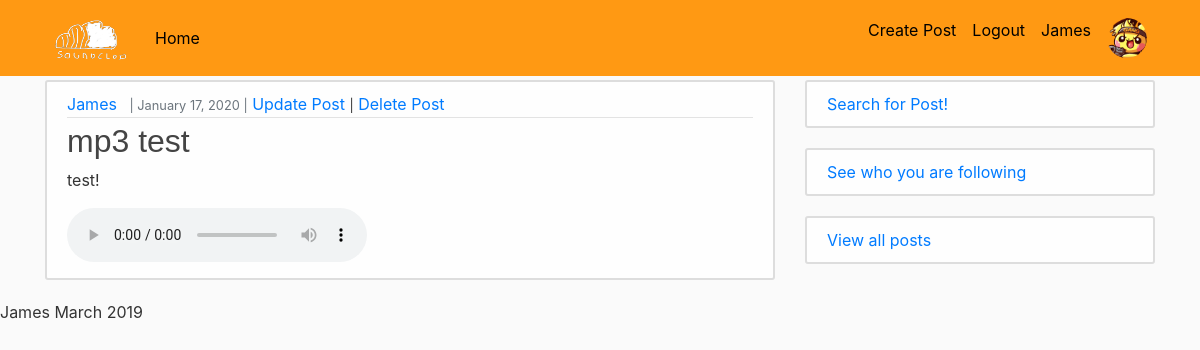
/James/post/mp3-test/ (signed in), run on the app's committed database.
### users/models.py (models this page shows, shortened)
class Profile(models.Model): #Defines the model that extends the User model
    user = models.OneToOneField(User, on_delete=models.CASCADE) #Defines a one-to-one model with User
    pfp = models.ImageField(default='media/pfps/default.png', upload_to='media/pfps') #Define field that will hold profile pictures
    description = models.TextField(max_length=200, default="", blank=True) #User Profile description

### main/models.py (models this page shows, shortened)
class Post(models.Model): #Defines the class as a model
    title = models.CharField(max_length=50, unique=True) #The title of the post
    slug = models.SlugField(max_length=50, unique=True) #URL Friendly title. Has to be unique to stop collisions when searching for posts via url
    userID = models.ForeignKey(User, on_delete= models.CASCADE,related_name='blog_posts') #Defines who created the post
    updated = models.DateTimeField(auto_now= True) #When the post was last updated / changed
    content = models.TextField() #Displays the actual content of the post
    summary = models.CharField(max_length=100, default = "blog post")
    published = models.DateTimeField(auto_now_add=True) #Holds the date and time when the post was first published (used for ordering)
    status = models.IntegerField(choices=STATUS, default=0) #Whether the post has been published or is still being drafted
    audio = models.FileField(upload_to='media/audio', validators=[audioFile], blank=True) #Holds data for audio files
    tag1 = models.IntegerField(choices=TAGS, default="none")
    tag2 = models.IntegerField(choices=TAGS, default="none")
    class Meta:
        ordering = ['-published'] #Defines the ordering of the data, which is by the date it was published (newest first)

### main/views.py (the view)
# urls.py: path('<str:userID>/post/<slug:slug>/', viewPost.as_view(), name = 'post-detail'), #URL for individual posts
class viewPost(DetailView): #class which defines how individual posts are displayed
    model = Post

### main/templates/main/post_detail.html
{% extends "main/base.html" %}
{% block content %}
    <article class="media content-section">
        <div class="media-body">
            <div class="article-metadata">
            <a class="mr-2" href="#">{{ object.userID }}</a>
            <small class="text-muted">| {{ object.published|date:"F d, Y" }} |</small>
            {% if object.userID == user %}
                    <a href="{% url 'post-update' post.userID post.slug %}">Update Post</a>
                    <small>|</small>
                    <a href="{% url 'post-delete' post.userID post.slug %}">Delete Post</a>
            {% endif%}
            </div>
            <h2 class='article-title'>{{ object.title }}</h2>
            <p class="article-content">{{ object.content }}</p>
            {% if object.audio %}
            <div><audio controls> <source src="{{object.audio.url}}" type="audio/mpeg"></audio></div>
            {% endif%}
        </div>
    </article>
{% endblock content %}

### main/templates/main/base.html (shortened to what this page needs)
{% load static %}
<!DOCTYPE html>
<html>
<head>
    <link rel="stylesheet" href="https://stackpath.bootstrapcdn.com/bootstrap/4.4.1/css/bootstrap.min.css">
    <link rel="stylesheet" type="text/css" href="{% static 'main/style.css' %}">
</head>
<body>
    <header class="site-header">
      <nav class="navbar navbar-expand-md navbar-dark bg-orange fixed-top">
        <div class="container">
          <a class="navbar-brand" href="{% url 'feed' %}">
              <img src="{% static "main/images/sc.png" %}" title="Soundclod" style="width:86px;height:50px;"/>
            </a>
          <div class="collapse navbar-collapse" id="navbarToggle">
            <div class="navbar-nav mr-auto">
              <a class="nav-item nav-link" href="{% url 'feed' %}">Home</a>
            </div>
            <div class="navbar-nav">
              {% if user.is_authenticated %}
                <a class="nav-item nav-link" href="{% url 'post-create' %}">Create Post</a>
                <a class="nav-item nav-link" href="{% url 'logout' %}">Logout</a>
                <a class="nav-item nav-link" href={% url 'profile' %}>{{user.username}}</a>
                <a class="nav-item nav-link" href={% url 'profile' %}><img src="{{user.profile.pfp.url}}" class="rounded-circle" style=width:40px;height:40px;></a>
              {% else %}
                <a class="nav-item nav-link" href="{% url 'login' %}">Login</a>
                <a class="nav-item nav-link" href="{% url 'register' %}">Register</a>
              {% endif %}
            </div>
          </div>
        </div>
      </nav>
    </header>
    <main role="main" class="container">
      <div class="row">
        <div class="col-md-8">
          {% block content %}{% endblock %}
        </div>
        <div class="col-md-4">
              <div class="content-section"><a href="{% url 'search' %}">Search for Post!</a></div>
              {% if user.is_authenticated %}
              <div class="content-section"><a href="{% url "following" %}">See who you are following</a></div>
              {% endif %}
              <div class="content-section"><a href="{% url 'post-index' %}">View all posts</a></div>
          </div>
        </div>
    </main>
</body>
<footer>James March 2019</footer>
</html>

### main/static/main/style.css (style rules this page uses)
body { background: #fafafa; color: #333333; margin-top: 5rem; }
h1, h2, h3, h4, h5, h6 { color: #444444; font-family: 'Public Sans', sans-serif; }
.bg-orange { background-color: #ff9913; }
.site-header .navbar-nav .nav-link { color: #000000; }
.content-section { background: #ffffffd7; padding: 10px 20px; border: 2px solid #dddddd; border-radius: 3px; margin-bottom: 20px; }
.article-title { color: #444444; }
.article-content { white-space: pre-line; }
.article-metadata { padding-bottom: 1px; margin-bottom: 4px; border-bottom: 1px solid #e3e3e3 }

### data on the page
Post: userID "James", published "January 17, 2020", title "mp3 test", content "test!"

### other printed values
{{ user.username }} "James"
